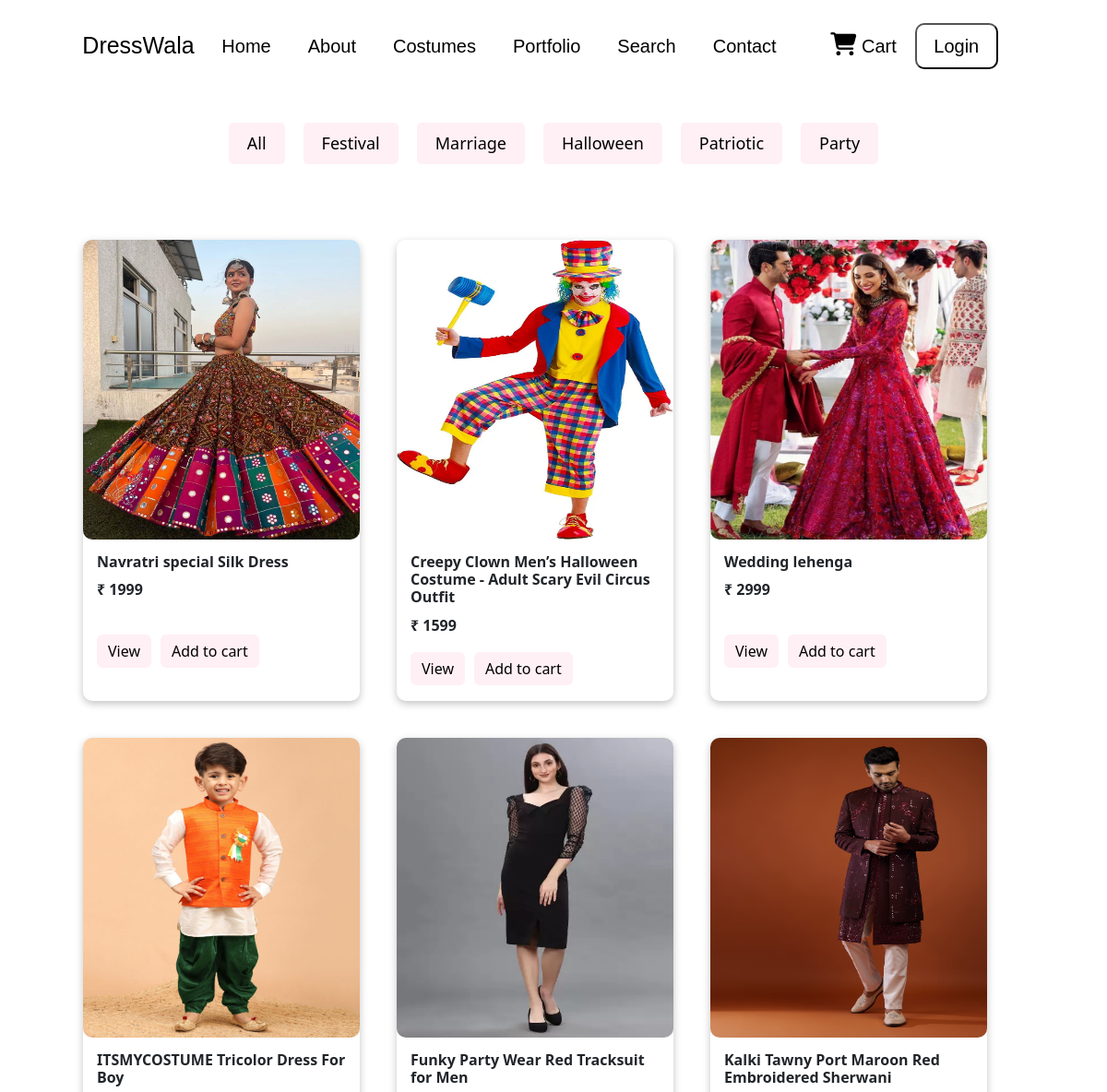
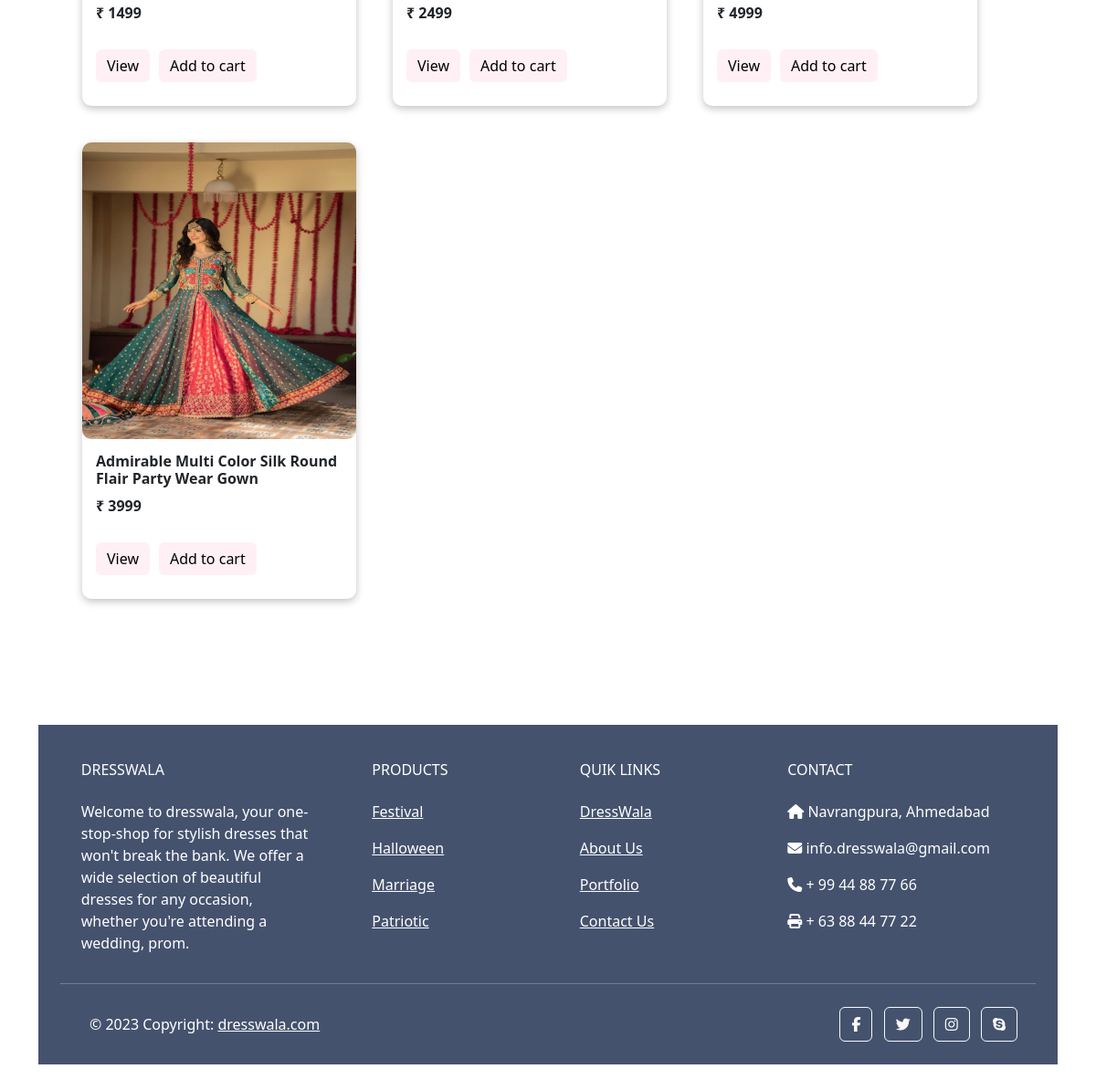
Page /costumes/ on the committed database (2 pictures, top to bottom).
### Mainpage/models.py (models this page shows, shortened)
class ProductData(models.Model):
    product_id = models.AutoField
    product_name = models.TextField(max_length=200,default="")
    product_price = models.IntegerField(default=0)
    product_img = models.ImageField(upload_to="products")
    product_desc = models.TextField(max_length=6000,default="")
    product_cat = models.TextField(max_length=100,default="")

### Mainpage/views.py (the view)
# urls.py: path('costumes/',views.Costumepage,name="Costumepage"),
def Costumepage(request):
    products = ProductData.objects.all()
    return render(request,"Mainpage/costume.html",{"products":products})

### Mainpage/templates/Mainpage/costume.html (shortened to what this page needs)
{% extends 'Mainpage/basic.html' %}
{% load static %}
    {% block body %}
    <div class="main">
        <div class="header-part">
            <div class="category">
                <form action="/costumes/" method="post">{% csrf_token %}
                    <button type="submit">All</button>
                </form>
            </div>
            <div class="category">
                <form action="/festival/" method="post">{% csrf_token %}
                    <button type="submit">Festival</button>
                </form>
            </div>
            <div class="category">
                <form action="/Marriage/" method="post">{% csrf_token %}
                    <button type="submit">Marriage</button>
                </form>
            </div>
            <div class="category">
                <form action="/Halloween/" method="post">{% csrf_token %}
                    <button type="submit">Halloween</button>
                </form>
            </div>
            <div class="category">
                <form action="/Patriotic/" method="post">{% csrf_token %}
                    <button type="submit">Patriotic</button>
                </form>
            </div>
            <div class="category">
                <form action="/Party/" method="post">{% csrf_token %}
                    <button type="submit">Party</button>
                </form>
            </div>
        </div>
        <div class="content">
            {% for i in products %}
            <div class="box">
                <div class="img-part">
                    <img style="height: 100%; width: 100%;" src="/media/{{i.product_img}}" alt="">
                </div>
                <div class="card-content">
                    <div class="heading">
                        <h6><b>{{i.product_name}}</b></h6>
                        <p><b>₹ {{i.product_price}}</b></p>
                    </div>
                    <a href="/product/{{i.id}}"><button type="button" style="margin-right: 10px;"
                            class="btn btn-primary">View</button></a>
                    <form action="/Mycart/" method="post">{% csrf_token %}
                        <button type="submit" class="btn btn-primary">Add to cart</button>
                    </form>
                </div>
            </div>
            {% endfor %}
        </div>
    </div>
    {% endblock %}

### Mainpage/templates/Mainpage/basic.html (shortened to what this page needs)
{% load static %}
<!doctype html>
<html lang="en">
<head>
  <link rel="stylesheet" href="https://cdnjs.cloudflare.com/ajax/libs/font-awesome/4.7.0/css/font-awesome.min.css">
  <link href="https://cdn.jsdelivr.net/npm/bootstrap@5.2.2/dist/css/bootstrap.min.css" rel="stylesheet"
>
</head>
<body>
  <header id="dropdownmenu">
    <div class="logo"><a href="/">DressWala</a></div>
    <div class="navbar">
      <div class="nav1">
        <ul>
          <li>
            <a href="/">Home</a>
          </li>
          <li>
            <a href="/about/">About</a>
          </li>
          <li>
            <a href="/costumes/">Costumes</a>
          </li>
          <li>
            <a href="/portfolio/">Portfolio</a>
          </li>
          <li>
            <a href="/search/">Search</a>
          </li>
          <li>
            <a href="/contact/">Contact</a>
          </li>
        </ul>
      </div>
      <div class="nav2">
        <ul>
          <li>
            <div class="userandcart">
              <div class="cartbtn">
                <a href="/Mycart/"><i style="font-size:25px" class="fa">&#xf07a;</i> Cart</a>
              </div>
              {% if user.is_authenticated %}
              <a href="/profile/">
                <button class="userbutton">
                  <i style='font-size:24px' class='fas'>&#xf406;</i>
                  {{user.first_name}}
                </button>
              </a>
              {% else %}
              <a href="/login/"><button>Login</button></a>
              {% endif %}
            </div>
          </li>
        </ul>
      </div>
    </div>
  </header>
  {% block body %}
  {% endblock %}
  <div class="container my-5">
    <footer class="text-center text-lg-start text-white" style="background-color: #45526e">
      <div class="container p-4 pb-0">
        <section class="">
          <div class="row">
            <div class="col-md-3 col-lg-3 col-xl-3 mx-auto mt-3">
              <h6 class="text-uppercase mb-4 font-weight-bold">
                DressWala
              </h6>
              <p>
                Welcome to dresswala, your one-stop-shop for stylish dresses that won't break the bank. We offer a wide
                selection of beautiful dresses for any occasion, whether you're attending a wedding, prom.
              </p>
            </div>
            <div class="col-md-2 col-lg-2 col-xl-2 mx-auto mt-3">
              <h6 class="text-uppercase mb-4 font-weight-bold">Products</h6>
              <p>
                <a href="/festival/" style="color: white;">Festival</a>
              </p>
              <p>
                <a href="/Halloween/" style="color: white;">Halloween</a>
              </p>
              <p>
                <a href="/Marriage/" style="color: white;">Marriage</a>
              </p>
              <p>
                <a href="/Patriotic/" style="color: white;">Patriotic</a>
              </p>
            </div>
            <div class="col-md-3 col-lg-2 col-xl-2 mx-auto mt-3">
              <h6 class="text-uppercase mb-4 font-weight-bold">
                Quik links
              </h6>
              <p>
                <a href="/" class="text-white" style="cursor: pointer;">DressWala</a>
              </p>
              <p>
                <a href="/about/" class="text-white" style="cursor: pointer;">About Us</a>
              </p><p>
                <a href="/portfolio/" class="text-white" style="cursor: pointer;">Portfolio</a>
              </p>
              <p>
                <a href="/contact/" class="text-white" style="cursor: pointer;">Contact Us</a>
              </p>
            </div>
            <div class="col-md-4 col-lg-3 col-xl-3 mx-auto mt-3">
              <h6 class="text-uppercase mb-4 font-weight-bold">Contact</h6>
              <p><i class="fa fa-home"></i> Navrangpura, Ahmedabad</p>
              <p><i class="fa fa-envelope"></i> info.dresswala@gmail.com</p>
              <p><i class="fa fa-phone"></i> + 99 44 88 77 66</p>
              <p><i class="fa fa-print"></i> + 63 88 44 77 22</p>
            </div>
          </div>
        </section>
        <hr class="my-3">
        <section class="p-3 pt-0">
          <div class="row d-flex align-items-center">
            <div class="col-md-7 col-lg-8 text-center text-md-start">
              <div class="p-3">
                © 2023 Copyright:
                <a class="text-white" href="https://dresswala.com/">dresswala.com</a>
              </div>
            </div>
            <div class="col-md-5 col-lg-4 ml-lg-0 text-center text-md-end">
              <a class="btn btn-outline-light btn-floating m-1" class="text-white" role="button"><i
                  class="fa fa-facebook"></i></a>
              <a class="btn btn-outline-light btn-floating m-1" class="text-white" role="button"><i
                  class="fa fa-twitter"></i></a>
              <a class="btn btn-outline-light btn-floating m-1" class="text-white" role="button"><i
                  class="fa fa-instagram"></i></a>
              <a class="btn btn-outline-light btn-floating m-1" class="text-white" role="button"><i
                  class="fa fa-skype"></i></a>
            </div>
          </div>
        </section>
      </div>
    </footer>
  </div>
</body>
</html>

### Mainpage/templates/Mainpage/basic.html (style rules this page uses)
header { height: 100px; width: 100%; overflow: hidden; background-color: white; position: fixed; top: 0; display: flex; font-family: 'Rubik', sans-serif; flex-wrap: wrap; z-index: 6; transition-duration: 2s; }
header .logo { height: 100px; width: 25%; display: flex; justify-content: center; align-items: center; font-size: 25px; color: black; }
header .logo a { text-decoration: none; color: black; }
header .navbar { height: 100px; width: 75%; display: flex; align-items: center; justify-content: space-between; }
header .navbar .nav1 { height: 100%; width: 50%; }
header .navbar .nav2 { height: 100%; width: 50%; }
header .navbar ul { display: flex; align-items: center; height: 100%; justify-content: center; }
header .navbar ul li { list-style: none; display: inline-block; margin-left: 20px; margin-right: 20px; }
header .navbar ul li a { text-decoration: none; color: black; font-size: 20px; }
header .navbar .nav2 ul li .userandcart { width: 100%; display: flex; }
header .navbar .nav2 ul li .userandcart .cartbtn { display: flex; align-items: center; margin-left: 10px; margin-right: 10px; }
header .navbar .nav2 ul li .userandcart button { height: 50px; width: 90px; background-color: white; border-radius: 10px; margin-left: 10px; margin-right: 10px; }

### Mainpage/templates/Mainpage/costume.html (style rules this page uses)
.main { margin-top: 100px; padding: 20px; }
body { -ms-overflow-style: none; scrollbar-width: none; overflow: hidden; overflow-y: scroll; }
.main .header-part { -ms-overflow-style: none; scrollbar-width: none; height: 70px; width: 100%; display: flex; align-items: center; justify-content: center; overflow: scroll; }
.main .header-part .category button { height: 45px; padding-left: 20px; padding-right: 20px; margin-left: 10px; margin-right: 10px; font-size: 18px; border-radius: 5px; color: black; background-color: lavenderblush; border:none; transition-duration: 1s; }
.main .content { height: auto; width: 100%; display: flex; flex-wrap: wrap; padding: 50px; }
.main .content .box { height: 500px; width: 300px; margin: 20px; box-shadow: rgba(0, 0, 0, 0.24) 0px 3px 8px; border-radius: 10px; }
.main .content .box .img-part { height: 65%; width: 100%; border-radius: 10px; }
.main .content .box .img-part img { border-radius: 10px; }
.main .content .box .card-content { height: 35%; padding: 15px; display: flex; flex-wrap: wrap; }
.main .content .box .card-content .heading { width: 100%; }
.main .content .box .card-content button { color: black; background-color: lavenderblush; border:none; }

### rows in the picture
ProductData: product_img (picture), product_name "Navratri special Silk Dress", product_price "1999"
ProductData: product_img (picture), product_name "Creepy Clown Men’s Halloween Costume - Adult Scary Evil Circus Outfit", product_price "1599"
ProductData: product_img (picture), product_name "Wedding lehenga", product_price "2999"
ProductData: product_img (picture), product_name "ITSMYCOSTUME Tricolor Dress For Boy", product_price "1499"
ProductData: product_img (picture), product_name "Funky Party Wear Red Tracksuit for Men", product_price "2499"
ProductData: product_img (picture), product_name "Kalki Tawny Port Maroon Red Embroidered Sherwani", product_price "4999"
ProductData: product_img (picture), product_name "Admirable Multi Color Silk Round Flair Party Wear Gown", product_price "3999"
